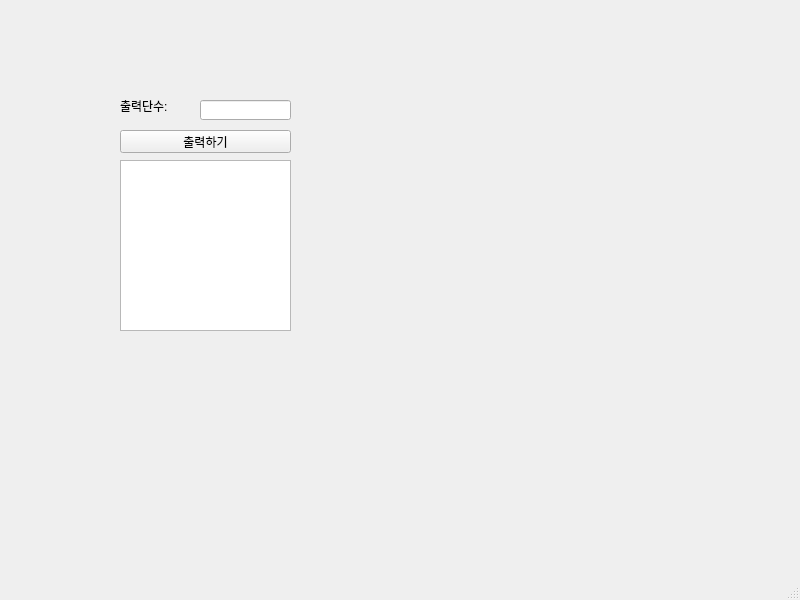
<?xml version="1.0" encoding="UTF-8"?>
<ui version="4.0">
 <class>MainWindow</class>
 <widget class="QMainWindow" name="MainWindow">
  <property name="geometry">
   <rect>
    <x>0</x>
    <y>0</y>
    <width>800</width>
    <height>600</height>
   </rect>
  </property>
  <property name="windowTitle">
   <string>MainWindow</string>
  </property>
  <widget class="QWidget" name="centralwidget">
   <widget class="QLabel" name="lbl">
    <property name="geometry">
     <rect>
      <x>120</x>
      <y>100</y>
      <width>56</width>
      <height>12</height>
     </rect>
    </property>
    <property name="text">
     <string>출력단수:</string>
    </property>
   </widget>
   <widget class="QLineEdit" name="le">
    <property name="geometry">
     <rect>
      <x>200</x>
      <y>100</y>
      <width>91</width>
      <height>20</height>
     </rect>
    </property>
   </widget>
   <widget class="QPushButton" name="pb">
    <property name="geometry">
     <rect>
      <x>120</x>
      <y>130</y>
      <width>171</width>
      <height>23</height>
     </rect>
    </property>
    <property name="text">
     <string>출력하기</string>
    </property>
   </widget>
   <widget class="QTextEdit" name="te">
    <property name="geometry">
     <rect>
      <x>120</x>
      <y>160</y>
      <width>171</width>
      <height>171</height>
     </rect>
    </property>
   </widget>
  </widget>
  <widget class="QMenuBar" name="menubar">
   <property name="geometry">
    <rect>
     <x>0</x>
     <y>0</y>
     <width>800</width>
     <height>21</height>
    </rect>
   </property>
  </widget>
  <widget class="QStatusBar" name="statusbar"/>
 </widget>
 <resources/>
 <connections/>
</ui>
